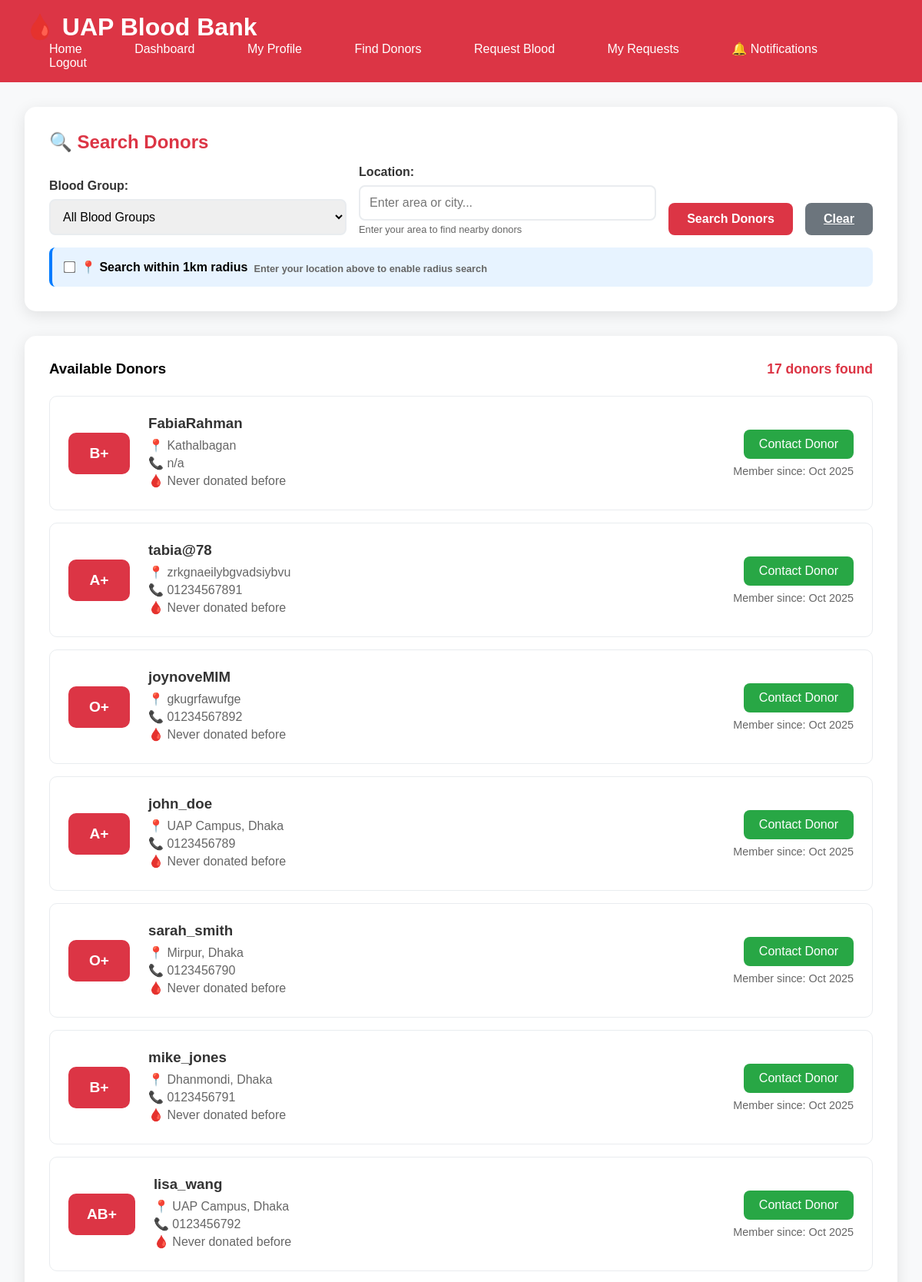
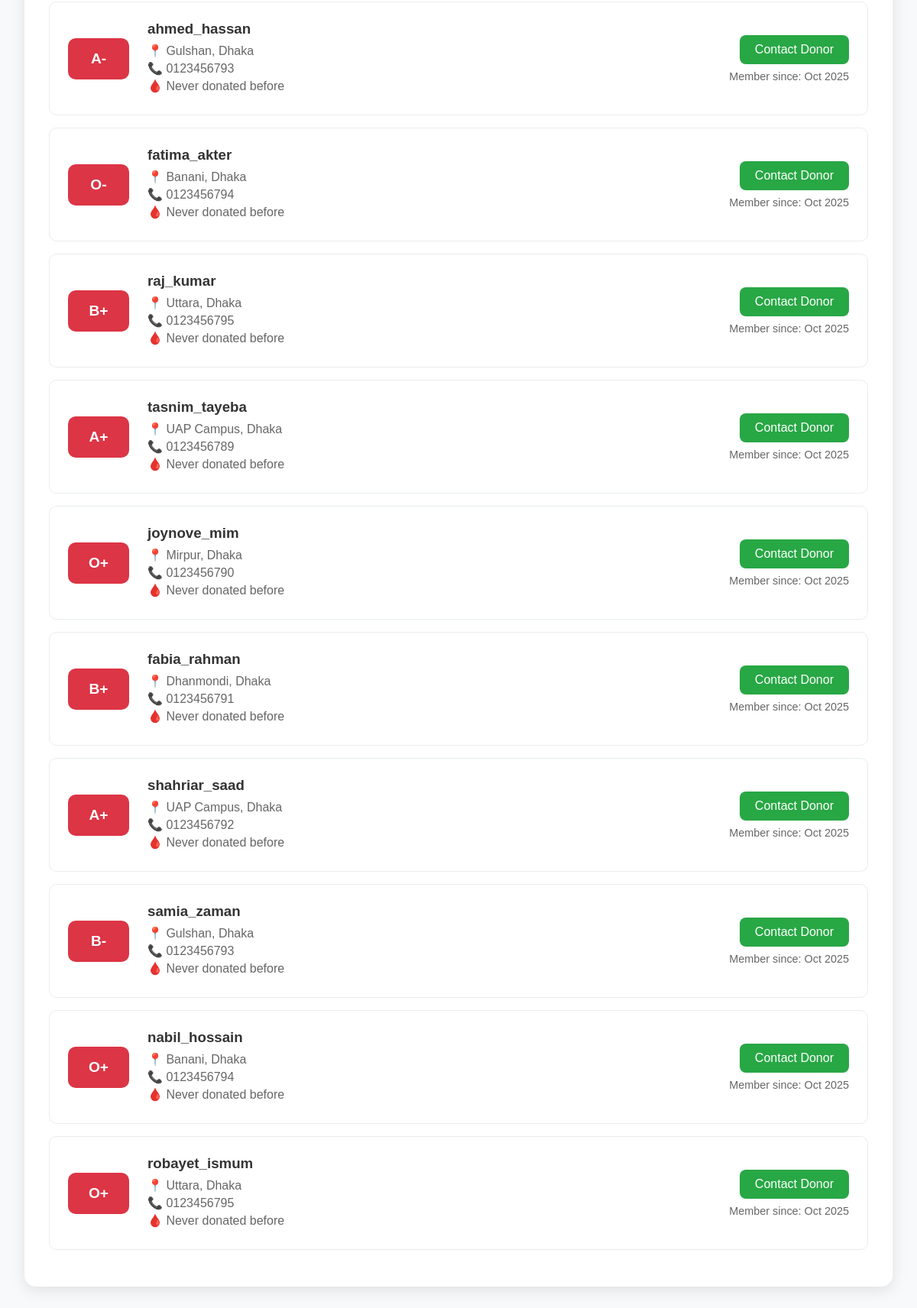
/donors/ (signed in), run on the app's committed database (2 pictures, top to bottom).
### UAP_Student_Blood_Information_System/bloodbank/models.py (models this page shows, shortened)
class UserProfile(models.Model):
    user = models.OneToOneField(User, on_delete=models.CASCADE)
    blood_group = models.CharField(max_length=5, choices=BLOOD_GROUPS)
    phone = models.CharField(max_length=15)
    address = models.TextField()
    profile_picture = models.ImageField(upload_to='profile_pics/', null=True, blank=True)
    date_of_birth = models.DateField(null=True, blank=True)
    is_donor = models.BooleanField(default=True)
    last_donation_date = models.DateField(null=True, blank=True)
    is_available = models.BooleanField(default=True)
    created_at = models.DateTimeField(auto_now_add=True)
    latitude = models.FloatField(null=True, blank=True)
    longitude = models.FloatField(null=True, blank=True)
    class Meta:
        app_label = 'bloodbank'  # Explicitly set the app_label for this model

### UAP_Student_Blood_Information_System/bloodbank/views.py (the view)
# urls.py: path('donors/', views.donor_list, name='donor_list'),
@login_required
def donor_list(request):
    blood_group = request.GET.get('blood_group', '')
    location = request.GET.get('location', '')
    use_radius = request.GET.get('use_radius', False)
    donors = UserProfile.objects.filter(
        is_donor=True,
        is_available=True
    ).exclude(user=request.user)
    if blood_group:
        donors = donors.filter(blood_group=blood_group)
    if location:
        donors = donors.filter(address__icontains=location)
    from .models import BLOOD_GROUPS  # Add this import
    blood_groups = BLOOD_GROUPS
    search_type = 'radius' if use_radius else 'text'
    if use_radius:
        for donor in donors:
            donor.distance = round(0.5 + (donor.id * 0.1), 2)  # Mock distance
    unread_count = get_unread_notification_count(request.user)
    return render(request, 'donor_list.html', {
        'donors': donors,
        'blood_groups': blood_groups,  # Use the imported BLOOD_GROUPS
        'selected_blood_group': blood_group,
        'selected_location': location,
        'search_type': search_type,
        'unread_count': unread_count,
    })

### UAP_Student_Blood_Information_System/bloodbank/context_processors.py (called while the page is built)
def notification_count(request):
    if request.user.is_authenticated:
        unread_count = Notification.objects.filter(user=request.user, is_read=False).count()
        return {'unread_count': unread_count}
    return {'unread_count': 0}

### UAP_Student_Blood_Information_System/bloodbank/views.py (called while the page is built, shortened)
def get_unread_notification_count(user):
    return Notification.objects.filter(user=user, is_read=False).count()

### UAP_Student_Blood_Information_System/templates/donor_list.html (shortened to what this page needs)
<!DOCTYPE html>
<html lang="en">
<head>
</head>
<body>
<div class="navbar">
    <h1>🩸 UAP Blood Bank</h1>
    <nav>
        <a href="{% url 'home' %}">Home</a>
        <a href="{% url 'dashboard' %}">Dashboard</a>
        <a href="{% url 'profile' %}">My Profile</a>
        <a href="{% url 'donor_list' %}">Find Donors</a>
        <a href="{% url 'request_blood' %}">Request Blood</a>
        <a href="{% url 'request_history' %}">My Requests</a>
        <a href="{% url 'notifications' %}">
            🔔 Notifications
        </a>
        <a href="{% url 'logout' %}">Logout</a>
    </nav>
</div>
<div class="container">
    <div class="search-card">
        <h2>🔍 Search Donors</h2>
        <form method="get" class="search-form">
            <div class="form-group">
                <label for="blood_group">Blood Group:</label>
                <select name="blood_group" id="blood_group">
                    <option value="">All Blood Groups</option>
                </select>
            </div>
            <div class="form-group">
                <label for="location">Location:</label>
                <input type="text"
                       name="location"
                       id="location"
                       placeholder="Enter area or city..."
                       value="{{ selected_location }}">
                <div class="help-text">Enter your area to find nearby donors</div>
            </div>
            <div style="display: flex; gap: 0.5rem;">
                <button type="submit" class="btn">Search Donors</button>
                <a href="{% url 'donor_list' %}" class="btn btn-clear">Clear</a>
            </div>
            <div class="radius-toggle">
                <input type="checkbox"
                       name="use_radius"
                       id="use_radius"
                       value="true"
                       {% if search_type == 'radius' %}checked{% endif %}>
                <label for="use_radius">
                    <strong>📍 Search within 1km radius</strong>
                </label>
                <div class="help-text">
                </div>
            </div>
        </form>
    </div>
    <div class="donors-list">
        <div class="donors-header">
            <h3>Available Donors</h3>
            <div class="donors-count">
                {{ donors.count }} donor{{ donors.count|pluralize }} found
            </div>
        </div>
        {% if donors %}
            {% for donor in donors %}
            <div class="donor-card">
                <div class="blood-group">
                    {{ donor.blood_group }}
                </div>
                <div class="donor-info">
                    <h3>{{ donor.user.username }}</h3>
                    <p>📍 {{ donor.address|truncatewords:10 }}</p>
                    <p>📞 {{ donor.phone }}</p>
                    {% if donor.last_donation_date %}
                    <p>🩸 Last donated: {{ donor.last_donation_date }}</p>
                    {% else %}
                    <p>🩸 Never donated before</p>
                    {% endif %}
                </div>
                <div class="donor-contact">
                    <a href="#" class="contact-btn">Contact Donor</a>
                    <p style="margin-top: 0.5rem; font-size: 0.9rem; color: #666;">
                        Member since: {{ donor.created_at|date:"M Y" }}
                    </p>
                </div>
            </div>
            {% endfor %}
        {% endif %}
    </div>
</div>
</body>
</html>

### UAP_Student_Blood_Information_System/templates/donor_list.html (style rules this page uses)
* { margin: 0; padding: 0; box-sizing: border-box; }
body { font-family: Arial, sans-serif; background: #f8f9fa; }
.navbar { background: #dc3545; color: white; padding: 1rem 2rem; }
.navbar h1 { display: inline-block; margin-right: 2rem; }
.navbar a { color: white; text-decoration: none; margin: 0 1rem; padding: 0.5rem 1rem; border-radius: 5px; }
.container { max-width: 1200px; margin: 2rem auto; padding: 0 2rem; }
.search-card { background: white; padding: 2rem; border-radius: 15px; box-shadow: 0 5px 20px rgba(0,0,0,0.1); margin-bottom: 2rem; }
.search-card h2 { color: #dc3545; margin-bottom: 1rem; }
.search-form { display: grid; grid-template-columns: 1fr 1fr auto; gap: 1rem; align-items: end; }
.form-group { margin-bottom: 0; }
.form-group label { display: block; margin-bottom: 0.5rem; font-weight: bold; color: #333; }
.form-group input, .form-group select { width: 100%; padding: 12px; border: 2px solid #e9ecef; border-radius: 8px; font-size: 1rem; }
.btn { background: #dc3545; color: white; padding: 12px 24px; border: none; border-radius: 8px; cursor: pointer; font-size: 1rem; font-weight: bold; height: fit-content; }
.btn-clear { background: #6c757d; margin-left: 0.5rem; }
.radius-toggle { grid-column: 1 / -1; display: flex; align-items: center; gap: 0.5rem; padding: 1rem; background: #e7f3ff; border-radius: 8px; border-left: 4px solid #007bff; }
.radius-toggle input[type="checkbox"] { width: auto; transform: scale(1.2); }
.radius-toggle label { margin-bottom: 0; font-weight: normal; }
.help-text { color: #666; font-size: 0.8rem; margin-top: 0.25rem; }
.donors-list { background: white; padding: 2rem; border-radius: 15px; box-shadow: 0 5px 20px rgba(0,0,0,0.1); }
.donors-header { display: flex; justify-content: space-between; align-items: center; margin-bottom: 1.5rem; }
.donors-count { color: #dc3545; font-weight: bold; font-size: 1.1rem; }
.donor-card { padding: 1.5rem; border: 1px solid #e9ecef; border-radius: 10px; margin-bottom: 1rem; display: grid; grid-template-columns: auto 1fr auto; gap: 1.5rem; align-items: center; position: relative; }
.blood-group { background: #dc3545; color: white; padding: 1rem 1.5rem; border-radius: 10px; font-weight: bold; font-size: 1.2rem; text-align: center; min-width: 80px; }
.donor-info h3 { color: #333; margin-bottom: 0.5rem; }
.donor-info p { color: #666; margin-bottom: 0.25rem; }
.donor-contact { text-align: right; }
.contact-btn { background: #28a745; color: white; padding: 10px 20px; border: none; border-radius: 8px; cursor: pointer; text-decoration: none; display: inline-block; }

### data on the page
UserProfile: blood_group "B+", user.username "FabiaRahman", address "Kathalbagan", phone "n/a", shows "🩸 Never donated before", created_at "Oct 2025"
UserProfile: blood_group "A+", user.username "tabia@78", address "zrkgnaeilybgvadsiybvu", phone "01234567891", shows "🩸 Never donated before", created_at "Oct 2025"
UserProfile: blood_group "O+", user.username "joynoveMIM", address "gkugrfawufge", phone "01234567892", shows "🩸 Never donated before", created_at "Oct 2025"
UserProfile: blood_group "A+", user.username "john_doe", address "UAP Campus, Dhaka", phone "0123456789", shows "🩸 Never donated before", created_at "Oct 2025"
UserProfile: blood_group "O+", user.username "sarah_smith", address "Mirpur, Dhaka", phone "0123456790", shows "🩸 Never donated before", created_at "Oct 2025"
UserProfile: blood_group "B+", user.username "mike_jones", address "Dhanmondi, Dhaka", phone "0123456791", shows "🩸 Never donated before", created_at "Oct 2025"
UserProfile: blood_group "AB+", user.username "lisa_wang", address "UAP Campus, Dhaka", phone "0123456792", shows "🩸 Never donated before", created_at "Oct 2025"
UserProfile: blood_group "A-", user.username "ahmed_hassan", address "Gulshan, Dhaka", phone "0123456793", shows "🩸 Never donated before", created_at "Oct 2025"
UserProfile: blood_group "O-", user.username "fatima_akter", address "Banani, Dhaka", phone "0123456794", shows "🩸 Never donated before", created_at "Oct 2025"
UserProfile: blood_group "B+", user.username "raj_kumar", address "Uttara, Dhaka", phone "0123456795", shows "🩸 Never donated before", created_at "Oct 2025"
UserProfile: blood_group "A+", user.username "tasnim_tayeba", address "UAP Campus, Dhaka", phone "0123456789", shows "🩸 Never donated before", created_at "Oct 2025"
UserProfile: blood_group "O+", user.username "joynove_mim", address "Mirpur, Dhaka", phone "0123456790", shows "🩸 Never donated before", created_at "Oct 2025"
UserProfile: blood_group "B+", user.username "fabia_rahman", address "Dhanmondi, Dhaka", phone "0123456791", shows "🩸 Never donated before", created_at "Oct 2025"
UserProfile: blood_group "A+", user.username "shahriar_saad", address "UAP Campus, Dhaka", phone "0123456792", shows "🩸 Never donated before", created_at "Oct 2025"
UserProfile: blood_group "B-", user.username "samia_zaman", address "Gulshan, Dhaka", phone "0123456793", shows "🩸 Never donated before", created_at "Oct 2025"
UserProfile: blood_group "O+", user.username "nabil_hossain", address "Banani, Dhaka", phone "0123456794", shows "🩸 Never donated before", created_at "Oct 2025"
UserProfile: blood_group "O+", user.username "robayet_ismum", address "Uttara, Dhaka", phone "0123456795", shows "🩸 Never donated before", created_at "Oct 2025"

### other printed values
{{ donors.count }} "17"
